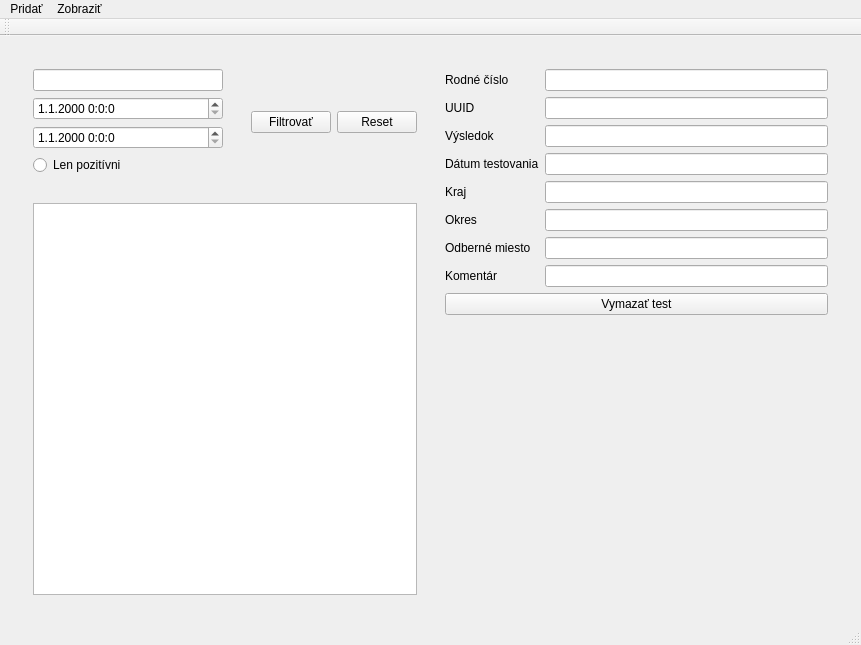
<?xml version="1.0" encoding="UTF-8"?>
<ui version="4.0">
 <class>QT_SemesClass</class>
 <widget class="QMainWindow" name="QT_SemesClass">
  <property name="geometry">
   <rect>
    <x>0</x>
    <y>0</y>
    <width>861</width>
    <height>645</height>
   </rect>
  </property>
  <property name="windowTitle">
   <string>QT_Semes</string>
  </property>
  <widget class="QWidget" name="centralWidget">
   <property name="enabled">
    <bool>true</bool>
   </property>
   <layout class="QHBoxLayout" name="horizontalLayout">
    <item>
     <widget class="QStackedWidget" name="stackedWidget">
      <property name="sizePolicy">
       <sizepolicy hsizetype="Preferred" vsizetype="Preferred">
        <horstretch>0</horstretch>
        <verstretch>0</verstretch>
       </sizepolicy>
      </property>
      <property name="currentIndex">
       <number>0</number>
      </property>
      <widget class="QWidget" name="page">
       <property name="sizePolicy">
        <sizepolicy hsizetype="Expanding" vsizetype="Expanding">
         <horstretch>0</horstretch>
         <verstretch>0</verstretch>
        </sizepolicy>
       </property>
       <layout class="QGridLayout" name="gridLayout_5" rowstretch="0,0,0,0" columnstretch="1,1">
        <item row="2" column="0">
         <layout class="QGridLayout" name="gridLayout_3" rowstretch="0,0,0,0,0" columnstretch="1,0,0,0">
          <property name="sizeConstraint">
           <enum>QLayout::SetDefaultConstraint</enum>
          </property>
          <item row="4" column="0" colspan="4">
           <widget class="QStackedWidget" name="stackedWidget_4">
            <property name="currentIndex">
             <number>1</number>
            </property>
            <widget class="QWidget" name="page_10">
             <layout class="QGridLayout" name="gridLayout_11">
              <property name="bottomMargin">
               <number>0</number>
              </property>
              <item row="0" column="0">
               <widget class="QListView" name="listView"/>
              </item>
             </layout>
            </widget>
            <widget class="QWidget" name="page_11">
             <layout class="QGridLayout" name="gridLayout_12">
              <property name="bottomMargin">
               <number>0</number>
              </property>
              <item row="0" column="0">
               <widget class="QListView" name="listView_3"/>
              </item>
             </layout>
            </widget>
           </widget>
          </item>
          <item row="0" column="0" rowspan="4" colspan="2">
           <widget class="QStackedWidget" name="stackedWidget_5">
            <property name="sizePolicy">
             <sizepolicy hsizetype="Expanding" vsizetype="Fixed">
              <horstretch>0</horstretch>
              <verstretch>0</verstretch>
             </sizepolicy>
            </property>
            <property name="currentIndex">
             <number>1</number>
            </property>
            <widget class="QWidget" name="page_8">
             <property name="sizePolicy">
              <sizepolicy hsizetype="Expanding" vsizetype="Fixed">
               <horstretch>0</horstretch>
               <verstretch>0</verstretch>
              </sizepolicy>
             </property>
             <layout class="QGridLayout" name="gridLayout_8">
              <item row="0" column="0">
               <widget class="QLineEdit" name="lineEdit_5"/>
              </item>
             </layout>
            </widget>
            <widget class="QWidget" name="page_9">
             <property name="sizePolicy">
              <sizepolicy hsizetype="Expanding" vsizetype="Fixed">
               <horstretch>0</horstretch>
               <verstretch>0</verstretch>
              </sizepolicy>
             </property>
             <layout class="QGridLayout" name="gridLayout_9">
              <item row="0" column="0">
               <widget class="QLineEdit" name="lineEdit_6"/>
              </item>
              <item row="2" column="0">
               <widget class="QDateTimeEdit" name="dateTimeEdit_2">
                <property name="displayFormat">
                 <string>d.M.yyyy H:m:s</string>
                </property>
               </widget>
              </item>
              <item row="1" column="0">
               <widget class="QDateTimeEdit" name="dateTimeEdit">
                <property name="displayFormat">
                 <string>d.M.yyyy H:m:s</string>
                </property>
               </widget>
              </item>
              <item row="3" column="0">
               <widget class="QRadioButton" name="radioButton">
                <property name="text">
                 <string>Len pozitívni</string>
                </property>
               </widget>
              </item>
             </layout>
            </widget>
           </widget>
          </item>
          <item row="0" column="2" rowspan="4" colspan="2">
           <widget class="QStackedWidget" name="stackedWidget_2">
            <property name="sizePolicy">
             <sizepolicy hsizetype="Fixed" vsizetype="Fixed">
              <horstretch>0</horstretch>
              <verstretch>0</verstretch>
             </sizepolicy>
            </property>
            <property name="currentIndex">
             <number>2</number>
            </property>
            <widget class="QWidget" name="page_6">
             <layout class="QGridLayout" name="gridLayout_4">
              <item row="0" column="1">
               <widget class="QPushButton" name="pushButton_2">
                <property name="sizePolicy">
                 <sizepolicy hsizetype="Minimum" vsizetype="Preferred">
                  <horstretch>0</horstretch>
                  <verstretch>0</verstretch>
                 </sizepolicy>
                </property>
                <property name="text">
                 <string>Filtrovať</string>
                </property>
               </widget>
              </item>
              <item row="0" column="2">
               <widget class="QPushButton" name="pushButton_6">
                <property name="text">
                 <string>Reset</string>
                </property>
               </widget>
              </item>
             </layout>
            </widget>
            <widget class="QWidget" name="page_7">
             <layout class="QGridLayout" name="gridLayout_13">
              <item row="0" column="0">
               <widget class="QPushButton" name="pushButton_7">
                <property name="text">
                 <string>Filtrovať</string>
                </property>
               </widget>
              </item>
              <item row="0" column="1">
               <widget class="QPushButton" name="pushButton_8">
                <property name="text">
                 <string>Reset</string>
                </property>
               </widget>
              </item>
             </layout>
            </widget>
            <widget class="QWidget" name="page_12">
             <layout class="QGridLayout" name="gridLayout_14">
              <item row="0" column="0">
               <widget class="QPushButton" name="pushButton_4">
                <property name="text">
                 <string>Filtrovať</string>
                </property>
               </widget>
              </item>
              <item row="0" column="1">
               <widget class="QPushButton" name="pushButton_9">
                <property name="text">
                 <string>Reset</string>
                </property>
               </widget>
              </item>
             </layout>
            </widget>
           </widget>
          </item>
         </layout>
        </item>
        <item row="2" column="1" rowspan="2">
         <layout class="QGridLayout" name="gridLayout_7">
          <item row="0" column="0">
           <widget class="QStackedWidget" name="stackedWidget_3">
            <property name="sizePolicy">
             <sizepolicy hsizetype="Expanding" vsizetype="Expanding">
              <horstretch>0</horstretch>
              <verstretch>0</verstretch>
             </sizepolicy>
            </property>
            <property name="sizeIncrement">
             <size>
              <width>0</width>
              <height>0</height>
             </size>
            </property>
            <property name="currentIndex">
             <number>1</number>
            </property>
            <widget class="QWidget" name="page_4">
             <layout class="QGridLayout" name="gridLayout_6">
              <property name="leftMargin">
               <number>9</number>
              </property>
              <property name="topMargin">
               <number>9</number>
              </property>
              <property name="rightMargin">
               <number>9</number>
              </property>
              <property name="bottomMargin">
               <number>0</number>
              </property>
              <property name="spacing">
               <number>6</number>
              </property>
              <item row="3" column="0">
               <widget class="QLabel" name="label_5">
                <property name="text">
                 <string>Dátum narodenia</string>
                </property>
               </widget>
              </item>
              <item row="2" column="1">
               <widget class="QLineEdit" name="lineEdit_3">
                <property name="readOnly">
                 <bool>true</bool>
                </property>
               </widget>
              </item>
              <item row="0" column="1">
               <widget class="QLineEdit" name="lineEdit">
                <property name="readOnly">
                 <bool>true</bool>
                </property>
               </widget>
              </item>
              <item row="2" column="0">
               <widget class="QLabel" name="label_4">
                <property name="text">
                 <string>Rodné číslo</string>
                </property>
               </widget>
              </item>
              <item row="3" column="1">
               <widget class="QLineEdit" name="lineEdit_4">
                <property name="readOnly">
                 <bool>true</bool>
                </property>
               </widget>
              </item>
              <item row="0" column="0">
               <widget class="QLabel" name="label_2">
                <property name="text">
                 <string>Meno</string>
                </property>
               </widget>
              </item>
              <item row="1" column="0">
               <widget class="QLabel" name="label_3">
                <property name="text">
                 <string>Priezvisko</string>
                </property>
               </widget>
              </item>
              <item row="1" column="1">
               <widget class="QLineEdit" name="lineEdit_2">
                <property name="readOnly">
                 <bool>true</bool>
                </property>
               </widget>
              </item>
              <item row="5" column="0" colspan="2">
               <widget class="QListView" name="listView_2"/>
              </item>
              <item row="4" column="0" colspan="2">
               <widget class="QPushButton" name="pushButton_3">
                <property name="text">
                 <string>Vymazať osobu</string>
                </property>
               </widget>
              </item>
             </layout>
            </widget>
            <widget class="QWidget" name="page_5">
             <layout class="QGridLayout" name="gridLayout_10">
              <property name="bottomMargin">
               <number>0</number>
              </property>
              <item row="5" column="1">
               <widget class="QLineEdit" name="lineEdit_14">
                <property name="readOnly">
                 <bool>true</bool>
                </property>
               </widget>
              </item>
              <item row="10" column="0" colspan="2">
               <spacer name="verticalSpacer_3">
                <property name="orientation">
                 <enum>Qt::Vertical</enum>
                </property>
                <property name="sizeHint" stdset="0">
                 <size>
                  <width>20</width>
                  <height>40</height>
                 </size>
                </property>
               </spacer>
              </item>
              <item row="5" column="0">
               <widget class="QLabel" name="label_15">
                <property name="text">
                 <string>Kraj</string>
                </property>
               </widget>
              </item>
              <item row="4" column="1">
               <widget class="QLineEdit" name="lineEdit_13">
                <property name="readOnly">
                 <bool>true</bool>
                </property>
               </widget>
              </item>
              <item row="7" column="1">
               <widget class="QLineEdit" name="lineEdit_16">
                <property name="readOnly">
                 <bool>true</bool>
                </property>
               </widget>
              </item>
              <item row="6" column="0">
               <widget class="QLabel" name="label_16">
                <property name="text">
                 <string>Okres</string>
                </property>
               </widget>
              </item>
              <item row="8" column="1">
               <widget class="QLineEdit" name="lineEdit_17">
                <property name="readOnly">
                 <bool>true</bool>
                </property>
               </widget>
              </item>
              <item row="0" column="0">
               <widget class="QLabel" name="label_11">
                <property name="text">
                 <string>Rodné číslo</string>
                </property>
               </widget>
              </item>
              <item row="6" column="1">
               <widget class="QLineEdit" name="lineEdit_15">
                <property name="readOnly">
                 <bool>true</bool>
                </property>
               </widget>
              </item>
              <item row="2" column="1">
               <widget class="QLineEdit" name="lineEdit_11">
                <property name="readOnly">
                 <bool>true</bool>
                </property>
               </widget>
              </item>
              <item row="2" column="0">
               <widget class="QLabel" name="label_12">
                <property name="text">
                 <string>UUID</string>
                </property>
               </widget>
              </item>
              <item row="0" column="1">
               <widget class="QLineEdit" name="lineEdit_10">
                <property name="readOnly">
                 <bool>true</bool>
                </property>
               </widget>
              </item>
              <item row="7" column="0">
               <widget class="QLabel" name="label_17">
                <property name="text">
                 <string>Odberné miesto</string>
                </property>
               </widget>
              </item>
              <item row="3" column="0">
               <widget class="QLabel" name="label_13">
                <property name="text">
                 <string>Výsledok</string>
                </property>
               </widget>
              </item>
              <item row="8" column="0">
               <widget class="QLabel" name="label_18">
                <property name="text">
                 <string>Komentár</string>
                </property>
               </widget>
              </item>
              <item row="4" column="0">
               <widget class="QLabel" name="label_14">
                <property name="text">
                 <string>Dátum testovania</string>
                </property>
               </widget>
              </item>
              <item row="3" column="1">
               <widget class="QLineEdit" name="lineEdit_12">
                <property name="readOnly">
                 <bool>true</bool>
                </property>
               </widget>
              </item>
              <item row="9" column="0" colspan="2">
               <widget class="QPushButton" name="pushButton_5">
                <property name="text">
                 <string>Vymazať test</string>
                </property>
               </widget>
              </item>
             </layout>
            </widget>
           </widget>
          </item>
         </layout>
        </item>
       </layout>
      </widget>
      <widget class="QWidget" name="page_2"/>
      <widget class="QWidget" name="page_3">
       <layout class="QGridLayout" name="gridLayout_2">
        <item row="0" column="0">
         <layout class="QGridLayout" name="gridLayout">
          <item row="0" column="4" rowspan="5">
           <spacer name="horizontalSpacer_2">
            <property name="orientation">
             <enum>Qt::Horizontal</enum>
            </property>
            <property name="sizeHint" stdset="0">
             <size>
              <width>40</width>
              <height>20</height>
             </size>
            </property>
           </spacer>
          </item>
          <item row="0" column="0" rowspan="5">
           <spacer name="horizontalSpacer">
            <property name="orientation">
             <enum>Qt::Horizontal</enum>
            </property>
            <property name="sizeHint" stdset="0">
             <size>
              <width>40</width>
              <height>20</height>
             </size>
            </property>
           </spacer>
          </item>
          <item row="2" column="1" colspan="2">
           <widget class="QSpinBox" name="spinBox">
            <property name="minimumSize">
             <size>
              <width>150</width>
              <height>0</height>
             </size>
            </property>
            <property name="maximum">
             <number>9999</number>
            </property>
           </widget>
          </item>
          <item row="1" column="1" colspan="2">
           <widget class="QLabel" name="label">
            <property name="text">
             <string>Počet generovaných mien</string>
            </property>
           </widget>
          </item>
          <item row="1" column="3">
           <widget class="QLabel" name="label_6">
            <property name="text">
             <string>Počet testov pre osobu</string>
            </property>
           </widget>
          </item>
          <item row="2" column="3">
           <widget class="QSpinBox" name="spinBox_2">
            <property name="minimumSize">
             <size>
              <width>150</width>
              <height>0</height>
             </size>
            </property>
            <property name="maximum">
             <number>9999</number>
            </property>
           </widget>
          </item>
          <item row="3" column="1" colspan="3">
           <widget class="QPushButton" name="pushButton">
            <property name="text">
             <string>Generovať</string>
            </property>
           </widget>
          </item>
          <item row="0" column="1" colspan="3">
           <spacer name="verticalSpacer">
            <property name="orientation">
             <enum>Qt::Vertical</enum>
            </property>
            <property name="sizeHint" stdset="0">
             <size>
              <width>20</width>
              <height>40</height>
             </size>
            </property>
           </spacer>
          </item>
          <item row="4" column="1" colspan="3">
           <spacer name="verticalSpacer_2">
            <property name="orientation">
             <enum>Qt::Vertical</enum>
            </property>
            <property name="sizeHint" stdset="0">
             <size>
              <width>20</width>
              <height>40</height>
             </size>
            </property>
           </spacer>
          </item>
         </layout>
        </item>
       </layout>
      </widget>
     </widget>
    </item>
   </layout>
  </widget>
  <widget class="QToolBar" name="mainToolBar">
   <attribute name="toolBarArea">
    <enum>TopToolBarArea</enum>
   </attribute>
   <attribute name="toolBarBreak">
    <bool>false</bool>
   </attribute>
  </widget>
  <widget class="QStatusBar" name="statusBar"/>
  <widget class="QMenuBar" name="menuBar">
   <property name="geometry">
    <rect>
     <x>0</x>
     <y>0</y>
     <width>861</width>
     <height>22</height>
    </rect>
   </property>
   <widget class="QMenu" name="menuPridat">
    <property name="title">
     <string>Pridať</string>
    </property>
    <addaction name="actionGenerator"/>
    <addaction name="actionManu_ne"/>
   </widget>
   <widget class="QMenu" name="menuZobrazi">
    <property name="title">
     <string>Zobraziť</string>
    </property>
    <widget class="QMenu" name="menuRegion_lne_celky">
     <property name="title">
      <string>Regionálne celky</string>
     </property>
     <addaction name="actionSlovensko_3"/>
     <addaction name="actionKraje"/>
     <addaction name="actionOkresy"/>
    </widget>
    <addaction name="actionOsoba"/>
    <addaction name="actionTest"/>
    <addaction name="menuRegion_lne_celky"/>
    <addaction name="actionTestovacie_Stanice"/>
   </widget>
   <addaction name="menuPridat"/>
   <addaction name="menuZobrazi"/>
  </widget>
  <action name="actionGenerator">
   <property name="text">
    <string>Generátor</string>
   </property>
  </action>
  <action name="actionManu_lne">
   <property name="text">
    <string>Manuálne</string>
   </property>
  </action>
  <action name="actionGenerova">
   <property name="text">
    <string>Generovať</string>
   </property>
  </action>
  <action name="actionManu_ne">
   <property name="text">
    <string>Manuálne</string>
   </property>
  </action>
  <action name="actionSlovensko">
   <property name="text">
    <string>Slovensko</string>
   </property>
  </action>
  <action name="actionKraj">
   <property name="text">
    <string>Kraj</string>
   </property>
  </action>
  <action name="actionOkres">
   <property name="text">
    <string>Okres</string>
   </property>
  </action>
  <action name="actionOsoba">
   <property name="text">
    <string>Osoba</string>
   </property>
  </action>
  <action name="actionTest">
   <property name="text">
    <string>Test</string>
   </property>
  </action>
  <action name="actionTestovacie_Stanice">
   <property name="text">
    <string>Testovacie Stanice</string>
   </property>
  </action>
  <action name="actionSlovensko_2">
   <property name="text">
    <string>Slovensko</string>
   </property>
  </action>
  <action name="actionSlovensko_3">
   <property name="text">
    <string>Slovensko</string>
   </property>
  </action>
  <action name="actionKraje">
   <property name="text">
    <string>Kraje</string>
   </property>
  </action>
  <action name="actionOkresy">
   <property name="text">
    <string>Okresy</string>
   </property>
  </action>
 </widget>
 <layoutdefault spacing="6" margin="11"/>
 <resources>
  <include location="QT_Semes.qrc"/>
 </resources>
 <connections/>
</ui>
